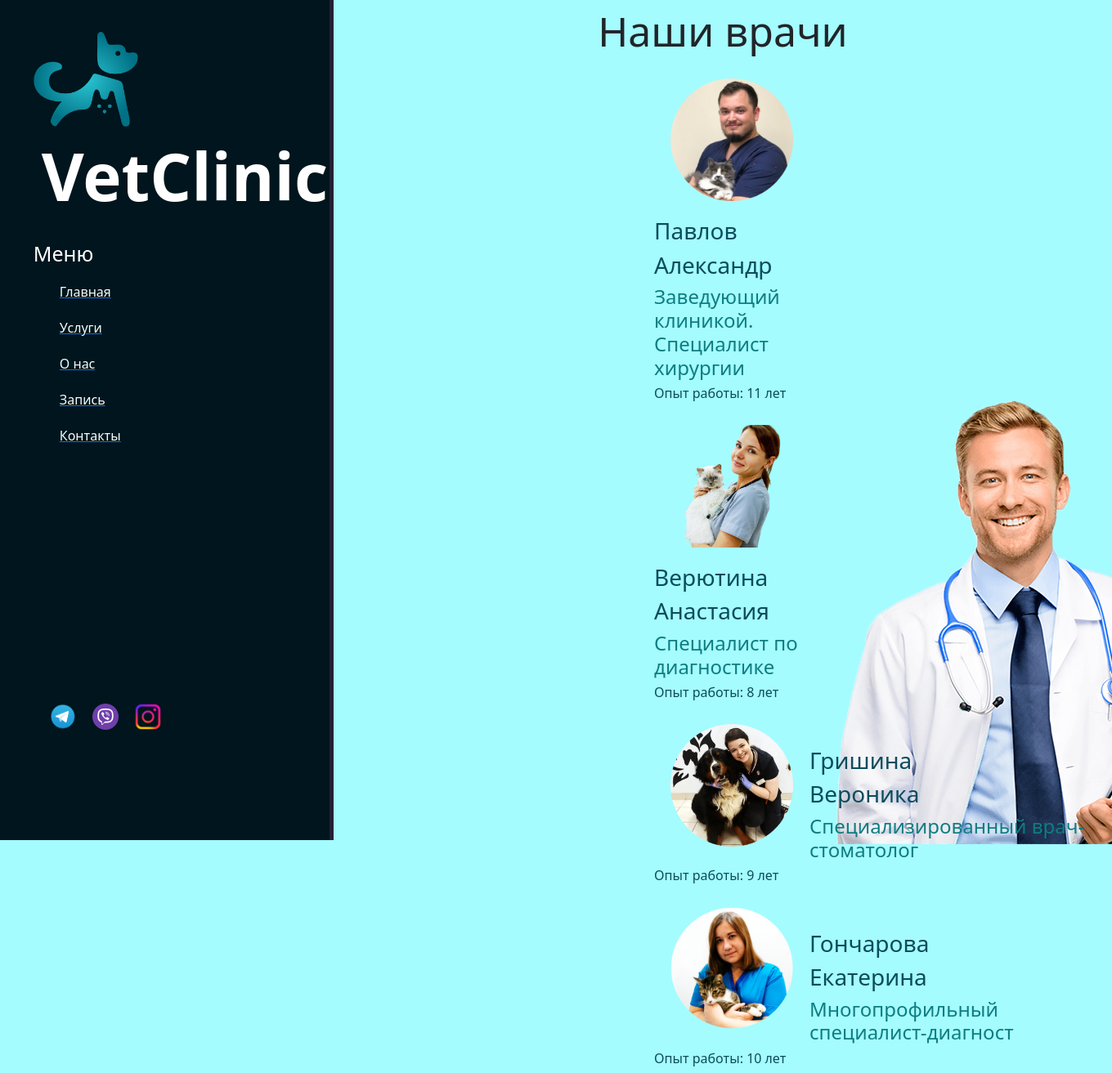
The page /blogs/doctors on the database its author committed.
### blogs/models.py (models this page shows, shortened)
class Doctors(models.Model):
    name = models.CharField('Имя', max_length=250)
    surname = models.CharField('Фамилия', max_length=200)
    content = models.TextField ('Специализация', blank = False, null=True)
    exp = models.CharField('Опят работы', max_length=250)
    image = models.ImageField(upload_to='images/', blank = True, null=True)

### blogs/views.py (the view)
# urls.py: path('doctors', views.doctors, name='doctors'),
def doctors(request):
    doctors = Doctors.objects.all()
    return render(request, 'blogs/doctors.html', {'doctors':doctors})

### blogs/templates/blogs/doctors.html (shortened to what this page needs)
{%extends 'main/layout.html'%}
{%load static%}
    {%block content%}
        <h1 class="display-1" style='font-size: 50px; text-align: center;'>Наши врачи</h1>
        <section class='png_doc'>
            <img src="{% static 'main/img/doctor-bulk-billing-doctors-chapel-hill-health-care-medical-3.png'%}">
        </section>
        {%for i in doctors%}
       <div class="all", style='overflow:hidden; transform:0.5s; margin-left:800px;'>
            <section class="image">
                <img src="{{i.image.url}}"/><br>
                <br>
                <h3 class='name'>  {{i.name}}</h3>
                <h3 class='surname'>  {{i.surname}}</h3>
                <h4 class='con'> {{i.content}}</h4>
                <h6 class='exp'> {{i.exp}}</h6>
        </section>
        </div>
        {%endfor%}
    {%endblock%}

### main/static/main/css/main.css (style rules this page uses)
body { background-color: rgb(164, 252, 255); }

### main/static/main/css/main2.css (style rules this page uses)
.image img { margin:20px; width: 150px;height: 150px; transition: all .6s ease; float: left; }

### main/static/main/css/main6.css (style rules this page uses)
.display-1 { font-size:25px; text-align: left; }

### main/static/main/css/main8.css (style rules this page uses)
.png_doc { width: 317px; height: 260px; float: right; margin-bottom: -3px; margin-top: 426px; }

### main/static/main/css/main9.css (style rules this page uses)
.txt p, h1 { text-align: center; }

### main/static/main/css/doctors.css (style rules this page uses)
.name { color:#0c4c5c }
.surname { color: #0c4c5c }
.exp { color:#0c4c5c }
.con { color:rgb(14, 125, 129) }
.png_doc { margin-top: 413px; margin-right: 20px; }

### rows shown on the page
Doctors: image (picture), name "Павлов", surname "Александр", content "Заведующий клиникой. Специалист хирургии", exp "Опыт работы: 11 лет"
Doctors: image (picture), name "Верютина", surname "Анастасия", content "Специалист по диагностике", exp "Опыт работы: 8 лет"
Doctors: image (picture), name "Гришина", surname "Вероника", content "Специализированный врач-стоматолог", exp "Опыт работы: 9 лет"
Doctors: image (picture), name "Гончарова", surname "Екатерина", content "Многопрофильный специалист-диагност", exp "Опыт работы: 10 лет"
